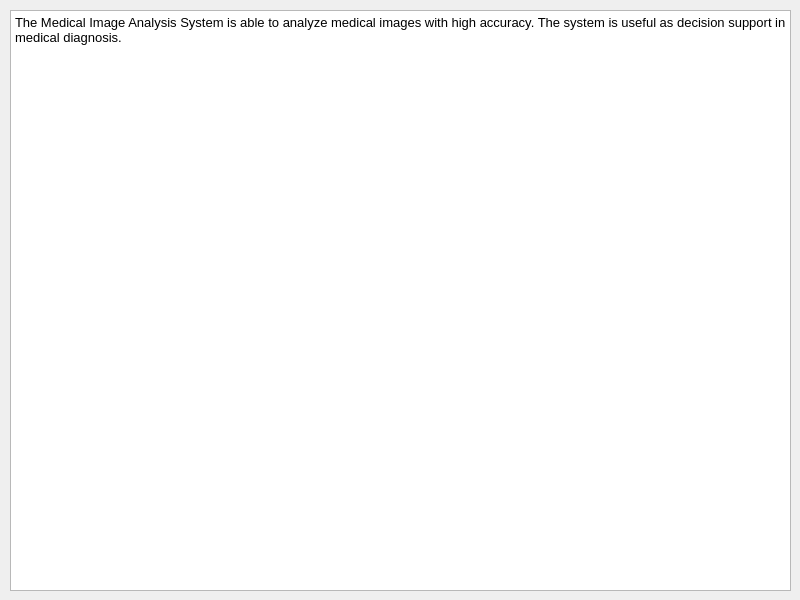
<?xml version="1.0" encoding="UTF-8"?>
<ui version="4.0">
 <class>MainWindow</class>
 <widget class="QMainWindow" name="MainWindow">
  <property name="geometry">
   <rect>
    <x>0</x>
    <y>0</y>
    <width>800</width>
    <height>600</height>
   </rect>
  </property>
  <property name="windowTitle">
   <string>MainWindow</string>
  </property>
  <widget class="QWidget" name="centralwidget">
   <widget class="QTextBrowser" name="textBrowser">
    <property name="geometry">
     <rect>
      <x>10</x>
      <y>10</y>
      <width>781</width>
      <height>581</height>
     </rect>
    </property>
    <property name="html">
     <string>&lt;!DOCTYPE HTML PUBLIC &quot;-//W3C//DTD HTML 4.0//EN&quot; &quot;http://www.w3.org/TR/REC-html40/strict.dtd&quot;&gt;
&lt;html&gt;&lt;head&gt;&lt;meta name=&quot;qrichtext&quot; content=&quot;1&quot; /&gt;&lt;style type=&quot;text/css&quot;&gt;
p, li { white-space: pre-wrap; }
&lt;/style&gt;&lt;/head&gt;&lt;body style=&quot; font-family:'MS Shell Dlg 2'; font-size:8.25pt; font-weight:400; font-style:normal;&quot;&gt;
&lt;p style=&quot; margin-top:0px; margin-bottom:0px; margin-left:0px; margin-right:0px; -qt-block-indent:0; text-indent:0px;&quot;&gt;&lt;span style=&quot; font-size:10pt;&quot;&gt;The Medical Image Analysis System is able to analyze medical images with high accuracy. The system is useful as decision support in medical diagnosis.&lt;/span&gt;&lt;/p&gt;&lt;/body&gt;&lt;/html&gt;</string>
    </property>
   </widget>
  </widget>
 </widget>
 <resources/>
 <connections/>
</ui>
